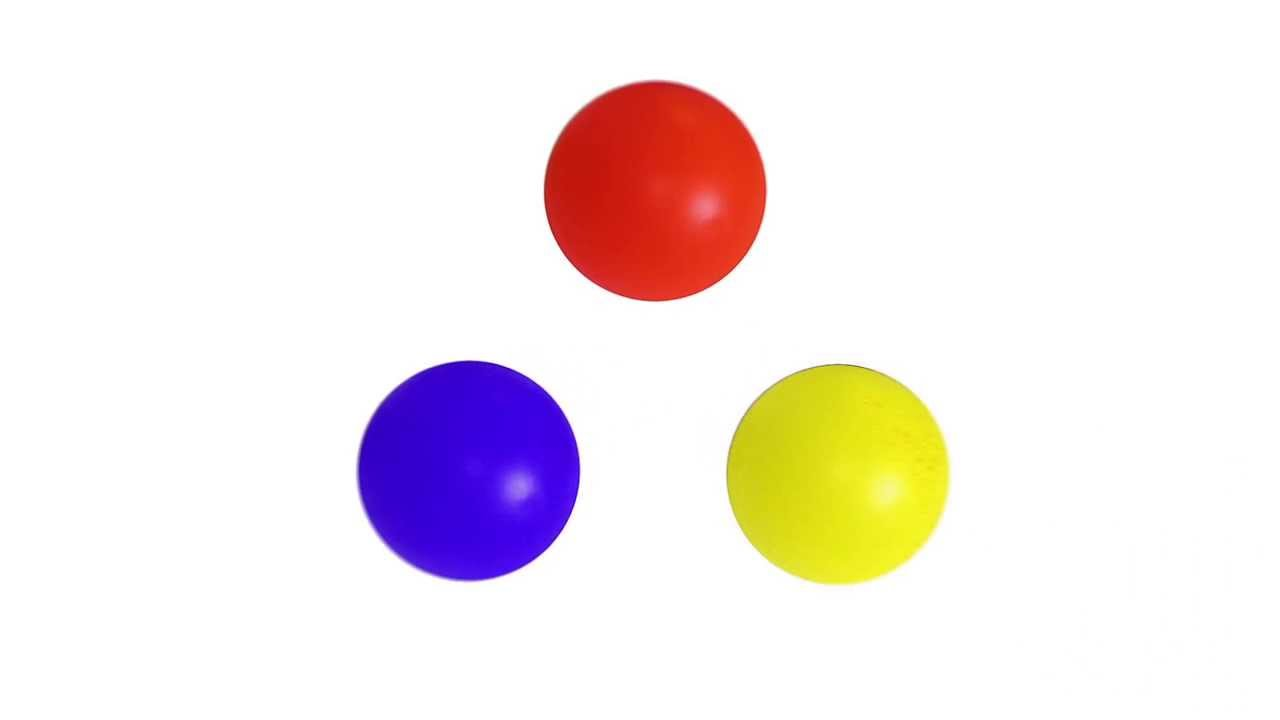
#> input picture pi/pyTestOpenCV/tstcodes/color_balls_small.jpg, 1280 x 720 px
$ python blue_filter.py
#> lines starting #> are read from the running program, lines starting #| are printed output that depends on the picture; after the words box and inside, x2 and y2 are one past the last pixel; in counts of white or black regions, pixels touching at a corner belong together
import cv2
import numpy as np

img = cv2.imread("color_balls_small.jpg")
#> img is the input picture: shape (720, 1280, 3); mean B, G, R 234.3, 234.3, 243.9
imgHSV = cv2.cvtColor(img, cv2.COLOR_BGR2HSV)
#> imgHSV: shape (720, 1280, 3); mean H, S, V 8.9, 29.1, 250.4

lower_blue = np.array([80,120,10])
upper_blue = np.array([130,255,255])

blueMask = cv2.inRange(imgHSV,lower_blue,upper_blue)
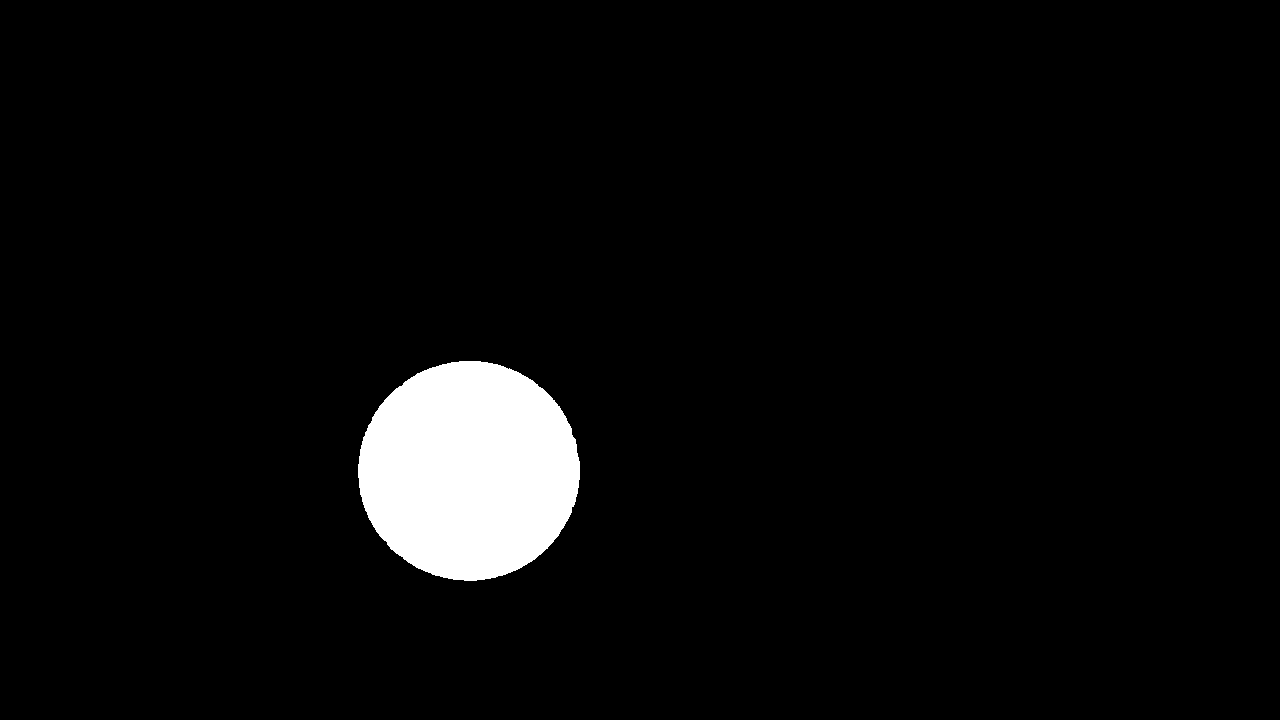
#> blueMask: shape (720, 1280); 4.1% white; 1 white region, box (x1, y1, x2, y2) and area: (358, 361, 580, 581) 38181

res = cv2.bitwise_and(img, img, mask=blueMask)
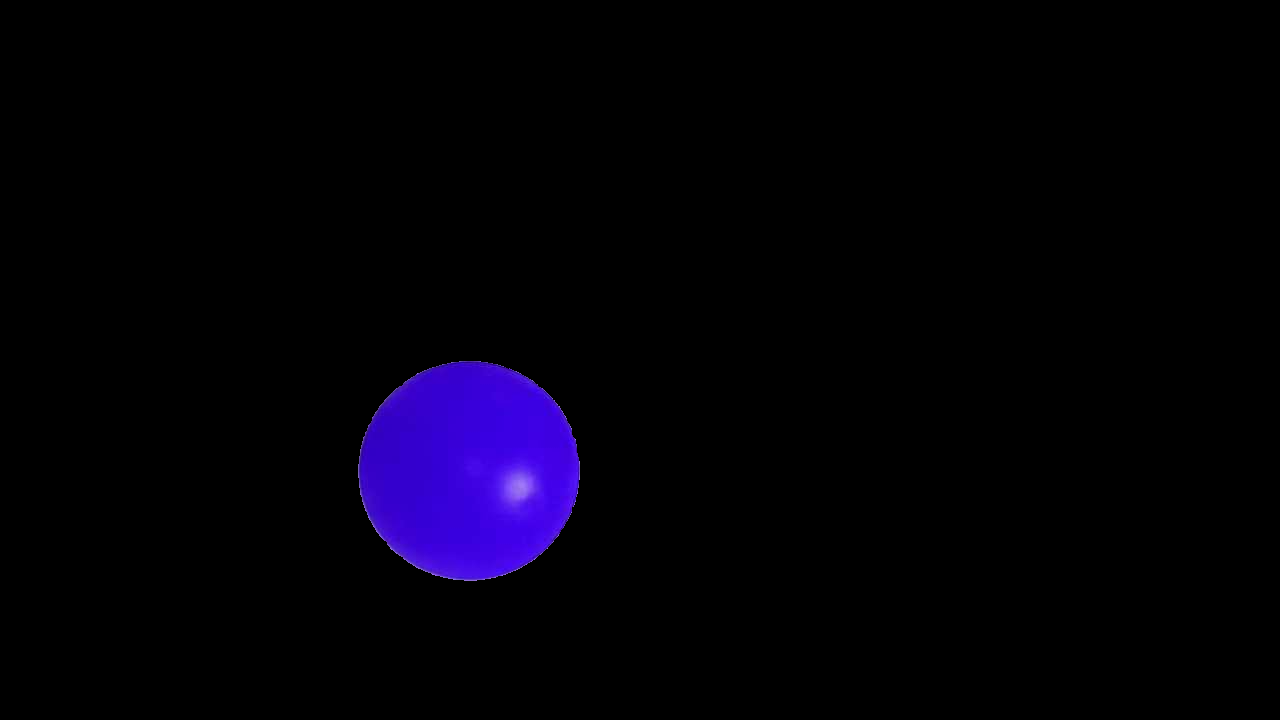
#> res: shape (720, 1280, 3); mean B, G, R 9.1, 0.3, 2.6

cv2.imshow('img', img)
cv2.imshow('mask', blueMask)
cv2.imshow('blue', res)

cv2.waitKey(0)
